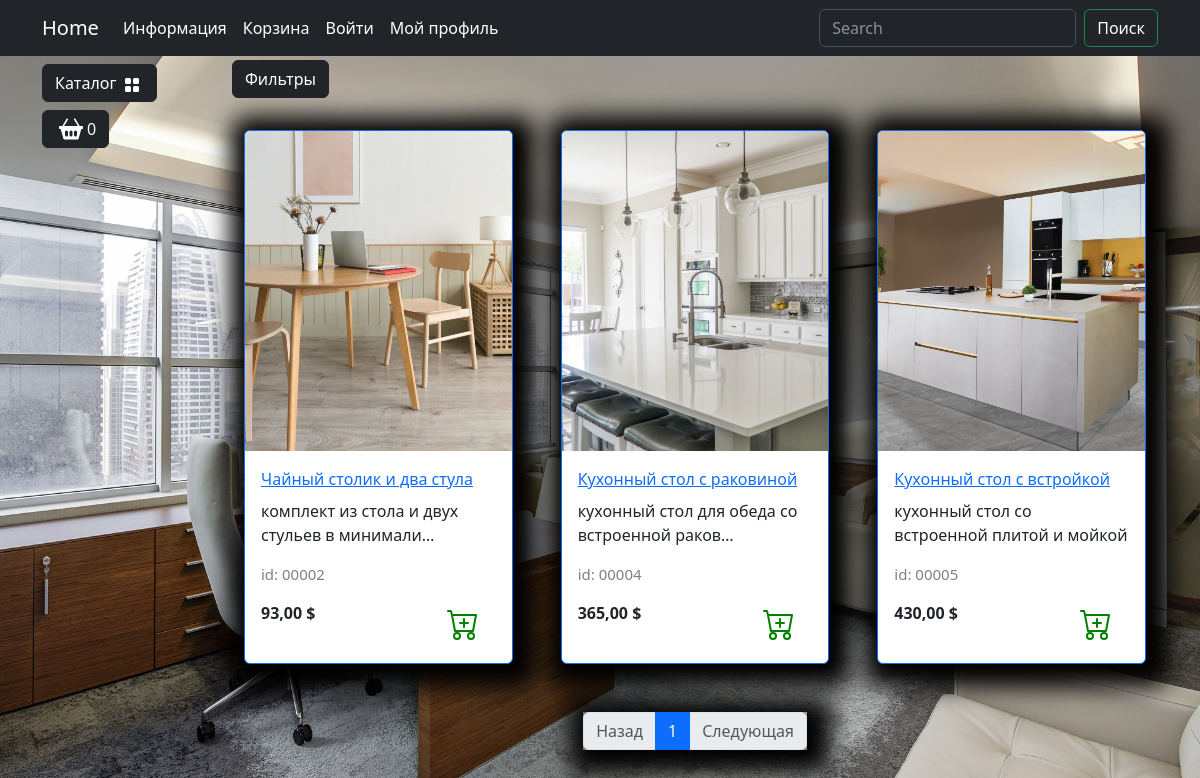
The app's page /catalog/kuhnya/, older data.
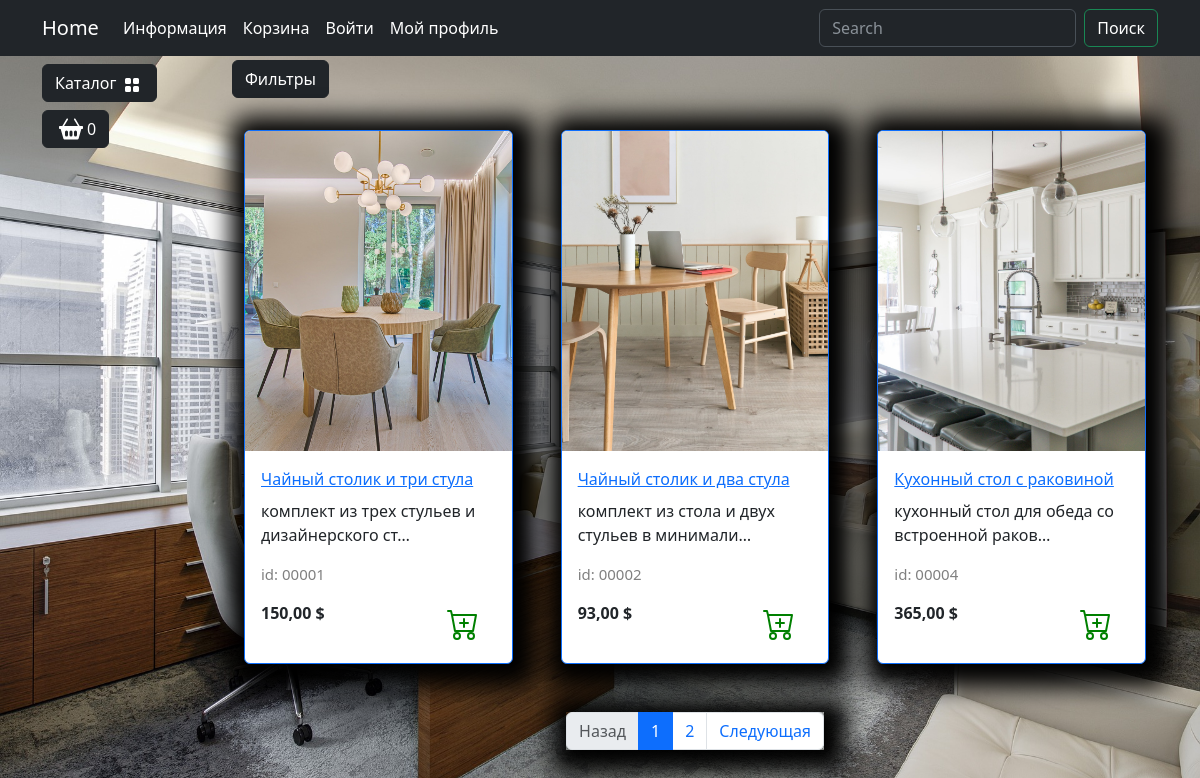
The same page, newer data.
### goods/models.py (models this page shows, shortened)
class Products(models.Model):
    name = models.CharField(max_length=150, unique=True, verbose_name='Название')
    slug = models.SlugField(max_length=200, unique=True, blank=True, null=True, verbose_name='URL')
    description = models.TextField(blank=True, null=True, verbose_name='Описание')
    image = models.ImageField(upload_to='goods_images',blank=True, null=True, verbose_name='Изображение')
    price = models.DecimalField(default=0.00, max_digits=7, decimal_places=2,verbose_name='Цена')
    discount = models.DecimalField(default=0.00, max_digits=4, decimal_places=2, verbose_name='Скидка в %')
    quantity = models.PositiveIntegerField(default=0, verbose_name='Количество')
    category = models.ForeignKey(to=Categories, on_delete=models.CASCADE,verbose_name='Категория')
    class Meta:
        db_table: str = 'product'
        verbose_name: str = 'Продукт'
        verbose_name_plural: str = 'Продукты'
    def display_id(self):
        return f'{self.id:05}'

### goods/views.py (the view)
# urls.py: path('catalog/',include('goods.urls', namespace='catalog')),
def catalog(request, category_slug, page=1,) -> HttpResponse:
    if category_slug == 'all':
        goods = Products.objects.all()
    else:
        goods = get_list_or_404( Products.objects.filter(category__slug=category_slug))
    paginator = Paginator(goods, 3)
    current_page = paginator.page(page)
    context = {
        'title':'Home - Каталог',
        'goods': current_page,
        'slug_url': category_slug
    }
    return render(request, 'goods/catalog.html', context)

### goods/templatetags/goods_tags.py (called while the page is built)
@register.simple_tag()
def tag_categories():
    return Categories.objects.all()

### goods/templates/goods/catalog.html (shortened to what this page needs)
{% extends 'main/base.html' %}
{% load static %}
{% block content %}
<div class="row">
    <div class="dropdown mb-2">
        <button class="btn btn-secondary dropdown-toggle btn-dark" type="button" data-bs-toggle="dropdown"
                aria-expanded="false">
            Фильтры
        </button>
    </div>
    {% for product in goods %}
    <div class="col-lg-4 col-md-6 p-4">
        <div class="card border-primary rounded custom-shadow">
            <img src="{{ product.image.url }}" class="card-img-top" alt="...">
            <div class="card-body">
                <a href="{% url 'catalog:product' product.slug %}">
                    <p class="card-title">{{ product.name }}</p>
                </a>
                <p class="card-text">{{ product.description|truncatechars:44 }}</p>
                <p class="product_id">id: {{ product.display_id }}</p>
                <div class="d-flex justify-content-between">
                    {% if product.discount %}
                        <p><s>{{ product.price }}</s> $</p>
                        <p><strong> {{ product.sell_price }} $</strong></p>
                        <span class="badge bg-warning text-dark">Скидка {{ product.discount }} %</span>
                    {% else %}
                        <p><strong>{{ product.price }} $</strong></p>
                    {% endif %}
                    <a href="#" class="btn add-to-cart">
                        <img class="mx-1" src="{% static 'deps/icons/cart-plus.svg' %}" alt="Catalog Icon"
                             width="32" height="32">
                    </a>
                </div>
            </div>
        </div>
    </div>
    {% endfor %}
    <nav aria-label="Page navigation example">
        <ul class="pagination justify-content-center my-4">
            <div class="custom-shadow d-flex">
                <li class="page-item {% if not goods.has_previous %} disabled {% endif %}">
                    <a class="page-link" href="{% if goods.has_previous %}
                    {% url 'catalog:index' slug_url goods.previous_page_number %}
                    {% else %}
                    #
                    {% endif %}">Назад</a>
                </li>
                {% for page in goods.paginator.page_range %}
                {% if page >= goods.number|add:-2 and page <= goods.number|add:2%}
                    <li class="page-item if {% if goods.number == page %} active {% endif %}">
                        <a class="page-link" href="{% url 'catalog:index' slug_url page %}">{{ page }}</a>
                     </li>
                {% endif %}
                {% endfor %}
                <li class="page-item {% if not goods.has_next %} disabled {% endif %}">
                    <a class="page-link" href="{% if goods.has_next %}
                    {% url 'catalog:index' slug_url goods.next_page_number %}
                    {% else %}
                    #
                    {% endif %}">Следующая</a>
                </li>
            </div>
        </ul>
    </nav>
    {% endblock %}

### main/templates/main/base.html (shortened to what this page needs)
{% load static %}
{% load goods_tags %}
<!DOCTYPE html>
<html lang="en">
<head>
    <link rel="stylesheet" href="{% static "deps/css/bootstrap/bootstrap.min.css" %}">
    <link rel="stylesheet" href="{% static "deps/css/my_css.css"%}">
</head>
<body>
    <header>
        <nav class="navbar navbar-expand-lg bg-dark" data-bs-theme="dark">
            <div class="container">
                <a class="navbar-brand" href="{% url 'main:index' %}">Home</a>
                <div class="collapse navbar-collapse" id="navbarSupportedContent">
                    <ul class="navbar-nav me-auto mb-2 mb-lg-0">
                        <li class="nav-item dropdown ">
                            <a class="nav-link dropdown-toggle text-white" href="#" role="button"
                                data-bs-toggle="dropdown" aria-expanded="false">
                                Информация
                            </a>
                        </li>
                        <li class="nav-item">
                            <a class="nav-link  text-white" href="carts/cart.html">Корзина</a>
                        </li>
                        <li class="nav-item">
                            <a class="nav-link  text-white" href="users/login.html">Войти</a>
                        </li>
                        <li class="nav-item dropdown ">
                            <a class="nav-link dropdown-toggle text-white" href="#" role="button"
                                data-bs-toggle="dropdown" aria-expanded="false">
                                Мой профиль
                            </a>
                        </li>
                    </ul>
                    <form class="d-flex" role="search">
                        <input class="form-control me-2" type="search" placeholder="Search" aria-label="Search">
                        <button class="btn btn-outline-success text-white" type="submit">Поиск</button>
                    </form>
                </div>
            </div>
        </nav>
    </header>
    <section>
        <div class="container">
            <div class="row mt-1 position-fixed z-3">
                <div class="dropdown mb-2">
                    <button class="btn btn-secondary dropdown-toggle btn-dark" type="button" data-bs-toggle="dropdown"
                        aria-expanded="false">
                        Каталог
                        <img class="mx-1" src="{% static "deps/icons/grid-fill.svg"%}" alt="Catalog Icon" width="16"
                            height="16">
                    </button>
                        {% tag_categories as categories %}
                </div>
                <div>
                    <button type="button" class="btn btn-dark btn-secondary d-flex" id="modalButton"
                        aria-expanded="false">
                        <img class="mx-1" src="{% static "deps/icons/basket2-fill.svg"%}" alt="Catalog Icon" width="24"
                            height="24">
                        <span id="goods-in-cart-count">0</span>
                    </button>
                </div>
            </div>
        </div>
        <div class="container">
            <div class="row mt-1">
                <div class="col-lg-2">
                </div>
                <div class="col-lg-10">
                    {% block content %}{% endblock %}
                </div>
            </div>
        </div>
    </section>
</body>
</html>

### static/deps/css/my_css.css (style rules this page uses)
body { background-image: url("../images/bg-image.jpg"); background-repeat: no-repeat; background-attachment: fixed; background-position: center center; background-size: cover; height: 100%; }
.dropdown-toggle::after { content: none; }
.custom-shadow { box-shadow: 5px 5px 25px 19px #000000; }
.product_id { color: gray; font-size: 15px; }

Row changes from the older to the newer data that the page shows:
no longer on this page (row unchanged): Products: image (picture), name "Кухонный стол с встройкой", description "кухонный стол со встроенной плитой и мойкой", display_id "00005", price "430,00"
now on this page (row edited): Products: image (picture), name "Чайный столик и три стула", description "комплект из трех стульев и дизайнерского ст…", display_id "00001", price "150,00"
Text that changed along with them:
new list line: "2"
